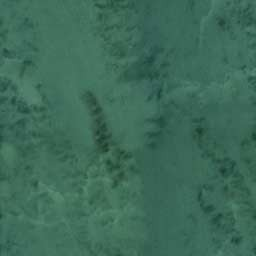
#> input picture Work/data/input/colored_wall.png, 256 x 256 px
$ python main.py --input data/input/colored_wall.png
#> lines starting #> are read from the running program, lines starting #| are printed output that depends on the picture
### Work/src/image_io.py
import os
import numpy as np
from PIL import Image

def load_image(filepath: str) -> np.ndarray:
    """
    Loads an image from disk and normalizes it to [0.0, 1.0] float32.
    """
    if not os.path.exists(filepath):
        raise FileNotFoundError(f"Cannot find image at: {filepath}")

    img = Image.open(filepath).convert('RGB')
    return np.array(img, dtype=np.float32) / 255.0

# [11 lines left out: function save_image, not called in this run]

### Work/src/color.py
import numpy as np

class PCAColorSpace:
    """
    Handles the transformation of an RGB image into Principal Component space
    to decorrelate the color channels for independent synthesis.
    """
    def __init__(self):
        self.mean = None
        self.eigenvectors = None

    def rgb_to_pca(self, image: np.ndarray) -> np.ndarray:
        """
        Transforms an RGB image to its Principal Component space.

        Parameters
        ----------
        image : np.ndarray
            Input image of shape (H, W, 3).

        Returns
        -------
        np.ndarray
            Decorrelated PCA image of shape (H, W, 3).
        """
        H, W, C = image.shape
        assert C == 3, "Image must have exactly 3 channels (RGB)"

        # Flatten to a list of pixels (N x 3)
        pixels = image.reshape(-1, 3)

        # Calculate the mean color and center the data
        self.mean = np.mean(pixels, axis=0)
        centered_pixels = pixels - self.mean

        # Calculate the covariance matrix
        cov = np.cov(centered_pixels, rowvar=False)

        # Calculate eigenvalues and eigenvectors
        eigenvalues, eigenvectors = np.linalg.eigh(cov)

        # Sort eigenvectors by eigenvalues in descending order
        idx = np.argsort(eigenvalues)[::-1]
        self.eigenvectors = eigenvectors[:, idx]

        # Project pixels onto the principal components
        pca_pixels = np.dot(centered_pixels, self.eigenvectors)

        return pca_pixels.reshape(H, W, C).astype(np.float32)

    # [24 lines left out: function pca_to_rgb, not called in this run]

### Work/src/synthesis.py
import numpy as np
from typing import List, Any
try:
    from tqdm import tqdm
except ImportError:
    # Fallback if tqdm isn't installed, though it should be from Phase 0
    tqdm = lambda x, **kwargs: x

from src.pyramid import SteerablePyramid
from src.histogram import match_histogram

class TextureSynthesizer:
    def __init__(self, n_scales: int = 4, n_orient: int = 4):
        self.n_scales = n_scales
        self.n_orient = n_orient

    # [22 lines left out: function _match_pyramids, not called in this run]

    def synthesize_grayscale(self, target_image: np.ndarray, out_shape: tuple, n_iters: int = 5) -> np.ndarray:
        """
        Synthesizes a new texture that matches the target_image.

        Parameters
        ----------
        target_image : np.ndarray
            The original sample texture (2D grayscale).
        out_shape : tuple
            The desired (height, width) of the output texture.
        n_iters : int
            Number of synthesis iterations (default 5 is usually enough).
        """
        H_out, W_out = out_shape
        H_in, W_in = target_image.shape

        # Initialize pyramid builders (this pre-computes the FFT filters so we don't recalculate them in the loop)
        target_pyramid_builder = SteerablePyramid(H_in, W_in, self.n_scales, self.n_orient)
        synth_pyramid_builder = SteerablePyramid(H_out, W_out, self.n_scales, self.n_orient)

        # Step 1: Decompose target image to get the reference subbands
        target_pyr = target_pyramid_builder.decompose(target_image)

        # Step 2: Initialize noise image and match its global histogram to the target
        synth_image = np.random.randn(H_out, W_out).astype(np.float32)
        synth_image = match_histogram(synth_image, target_image)

        # Step 3: The Core Iterative Synthesis Loop
        for i in tqdm(range(n_iters), desc="Synthesizing Texture"):
            # a) Decompose current synthesis image
            synth_pyr = synth_pyramid_builder.decompose(synth_image)

            # b) Match histograms of all frequency/orientation subbands
            matched_pyr = self._match_pyramids(synth_pyr, target_pyr)

            # c) Reconstruct the image from the modified subbands
            synth_image = synth_pyramid_builder.reconstruct(matched_pyr)

            # d) Enforce the global pixel histogram again
            synth_image = match_histogram(synth_image, target_image)

        return synth_image

### Work/main.py
import argparse
import numpy as np
import matplotlib.pyplot as plt
import os

from src.image_io import load_image, save_image
from src.color import PCAColorSpace
from src.synthesis import TextureSynthesizer


def get_next_filename(input_path, output_dir):
    """
    Generate filename like:
    pink_wall.png → pink_wall_1.png, pink_wall_2.png
    """
    base_name = os.path.splitext(os.path.basename(input_path))[0]

    i = 1
    while True:
        new_filename = f"{base_name}_{i}.png"
        new_path = os.path.join(output_dir, new_filename)

        if not os.path.exists(new_path):
            return new_path

        i += 1


def save_histogram_image(image, output_path, title="Histogram"):
    """
    Save histogram of image (RGB or grayscale)
    """
    plt.figure(figsize=(8, 5))

    if image.ndim == 3:
        colors = ['r', 'g', 'b']
        for i, color in enumerate(colors):
            plt.hist(image[..., i].ravel(), bins=256, color=color, alpha=0.5, label=f'Channel {i}')
    else:
        plt.hist(image.ravel(), bins=256, color='gray', alpha=0.7)

    plt.title(title)
    plt.xlabel("Pixel Intensity")
    plt.ylabel("Frequency")
    plt.legend()
    plt.tight_layout()

    plt.savefig(output_path)
    plt.close()


def synthesize_texture(input_path, output_path, out_width, out_height,
                       n_scales=4, n_orient=4, n_iters=5):

    print(f"[*] Loading reference texture from: {input_path}")
    target_image = load_image(input_path)

    # ✅ Save histogram of INPUT image
    output_dir = os.path.dirname(output_path)
    os.makedirs(output_dir, exist_ok=True)

    input_hist_path = os.path.join(
        output_dir,
        os.path.splitext(os.path.basename(input_path))[0] + "_input_hist.png"
    )

    save_histogram_image(target_image, input_hist_path, title="Input Image Histogram")
#> in save_histogram_image, `plt.savefig(output_path)`:
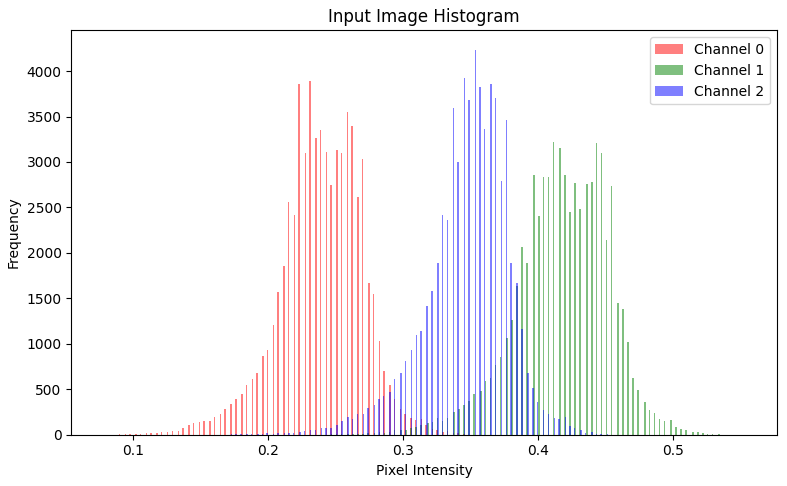
#> figure drawn by matplotlib, 1 panel; tallest bar 3894 high, from x = 0.231 to 0.232; tallest bar 3225 high, from x = 0.411 to 0.412; tallest bar 4236 high, from x = 0.353 to 0.354

    print(f"[*] Input histogram saved to: {input_hist_path}")

    # 1. PCA transform
    print("[*] Transforming color space (PCA)...")
    pca = PCAColorSpace()
    pca_target = pca.rgb_to_pca(target_image)
#> in rgb_to_pca, `self.mean = np.mean(pixels, axis=0)`: self.mean = [0.239, 0.418, 0.347]
#> in rgb_to_pca, `cov = np.cov(centered_pixels, rowvar=False)`: cov = [[0.000942, 0.00104, 0.000895], [0.00104, 0.0012, 0.00102], [0.000895, 0.00102, 0.000959]]
#> in rgb_to_pca, `eigenvalues, eigenvectors = np.linalg.eigh(cov)`: eigenvalues = [1.82e-05, 6.54e-05, 0.00302]; eigenvectors = [[-0.716, -0.427, -0.553], [0.695, -0.355, -0.626], [-0.0714, 0.832, -0.55]]
#> in rgb_to_pca, `idx = np.argsort(eigenvalues)[::-1]`: idx = [2, 1, 0]
#> in rgb_to_pca, `self.eigenvectors = eigenvectors[:, idx]`: self.eigenvectors = [[-0.553, -0.427, -0.716], [-0.626, -0.355, 0.695], [-0.55, 0.832, -0.0714]]
#> in rgb_to_pca, `return pca_pixels.reshape(H, W, C).astype(np.float32)`:
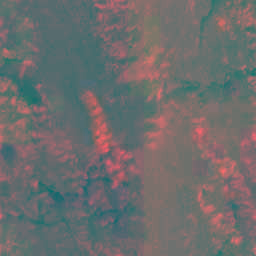
#> returned value: shape (256, 256, 3) float32; mean of channels 0, 1, 2 0.000173, 1.26e-05, -0.000108; drawn with min black and max white

    # 2. Initialize synthesizer
    print(f"[*] Initializing Steerable Pyramid (Scales: {n_scales}, Orientations: {n_orient})...")
    synthesizer = TextureSynthesizer(n_scales=n_scales, n_orient=n_orient)

    # 3. Synthesize each channel
    print(f"[*] Starting Synthesis ({n_iters} iterations) for shape ({out_height}, {out_width})...")
    pca_synth = np.zeros((out_height, out_width, 3), dtype=np.float32)

    for c in range(3):
        print(f"\n--- Processing Color Component {c+1}/3 ---")
        pca_synth[..., c] = synthesizer.synthesize_grayscale(
            pca_target[..., c],
            (out_height, out_width),
            n_iters=n_iters
        )
#> pca_synth: shape (256, 256, 3) float32; every value is 0

    # 4. Back to RGB
    print("\n[*] Reconstructing RGB color space...")
    synth_image = pca.pca_to_rgb(pca_synth)

    # 5. Save output (input-based naming)
    output_path = get_next_filename(input_path, output_dir)

    save_image(output_path, synth_image)

    print(f"[*] SUCCESS! Synthesized texture saved to: {output_path}")

    # 6. Save histogram of OUTPUT image
    hist_path = output_path.replace(".png", "_hist.png")

    save_histogram_image(synth_image, hist_path, title="Synthesized Histogram")

    print(f"[*] Output histogram saved to: {hist_path}")


if __name__ == "__main__":
    parser = argparse.ArgumentParser(description="Heeger-Bergen Texture Synthesis")

    parser.add_argument("-i", "--input", type=str, required=True,
                        help="Path to input texture image")

    parser.add_argument("-o", "--output", type=str,
                        default="data/output/output.png",
                        help="Output folder (filename ignored)")

    parser.add_argument("-W", "--width", type=int, default=256,
                        help="Output width")

    parser.add_argument("-H", "--height", type=int, default=256,
                        help="Output height")

    parser.add_argument("-s", "--scales", type=int, default=4,
                        help="Number of pyramid scales")

    parser.add_argument("-r", "--orient", type=int, default=4,
                        help="Number of orientations")

    parser.add_argument("-it", "--iters", type=int, default=5,
                        help="Number of synthesis iterations")

    args = parser.parse_args()

    synthesize_texture(
        args.input,
        args.output,
        args.width,
        args.height,
        args.scales,
        args.orient,
        args.iters
    )
#> (the call stopped at in synthesize_grayscale, `target_pyramid_builder = SteerablePyramid(H_in, W_in, self.n_scales, s..`: src is not available in this run)
